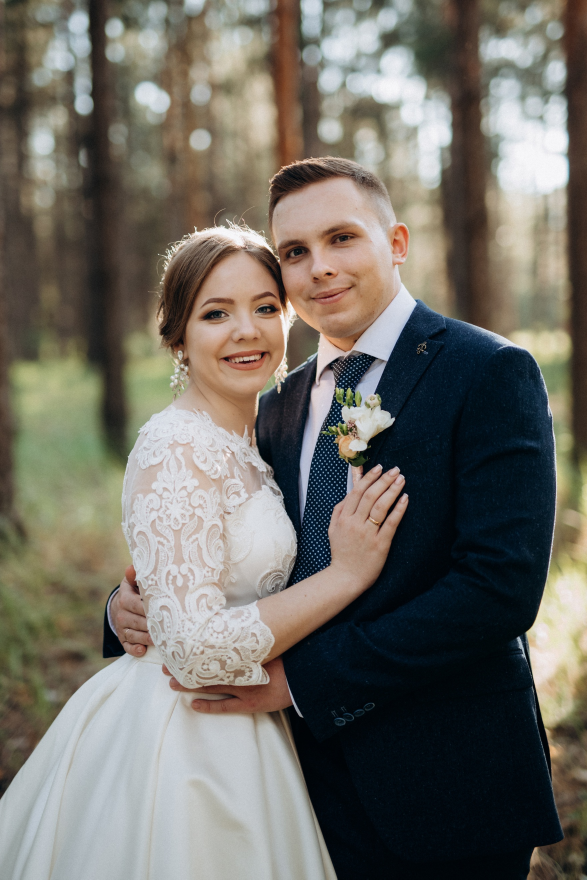
#> input picture backend/assets/print-art/azure-photo.jpg, 1761 x 2638 px (shown at 1/3 size)
$ python wide-mirror-strip.py ../backend/assets/print-art/azure-photo.jpg ../backend/assets/print-art/arch-supplied.jpg 5
#> lines starting #> are read from the running program, lines starting #| are printed output that depends on the picture
"""[зеркало | оригинал] — плитка, которая повторяется по горизонтали без шва.
Использование: wide-mirror-strip.py вход выход [качество]"""
import os, sys
sys.path.append(os.environ.get('PIL_PATH', ''))  # Pillow может стоять в пользовательском site-packages
from PIL import Image, ImageOps
src, dst = sys.argv[1], sys.argv[2]
q = int(sys.argv[3]) if len(sys.argv) > 3 else 82
im = Image.open(src)
#> im is the input picture: PIL image 1761x2638 RGB; mean R, G, B 112.9, 109.8, 101.7
mode = 'RGBA' if im.mode in ('RGBA', 'LA', 'P') and dst.endswith('.webp') else 'RGB'
#> mode = 'RGB'
im = im.convert(mode)
w, h = im.size
#> w = 1761; h = 2638
out = Image.new(mode, (w * 2, h))
#> out: PIL image 3522x2638 RGB; every value is 0
out.paste(ImageOps.mirror(im), (0, 0))
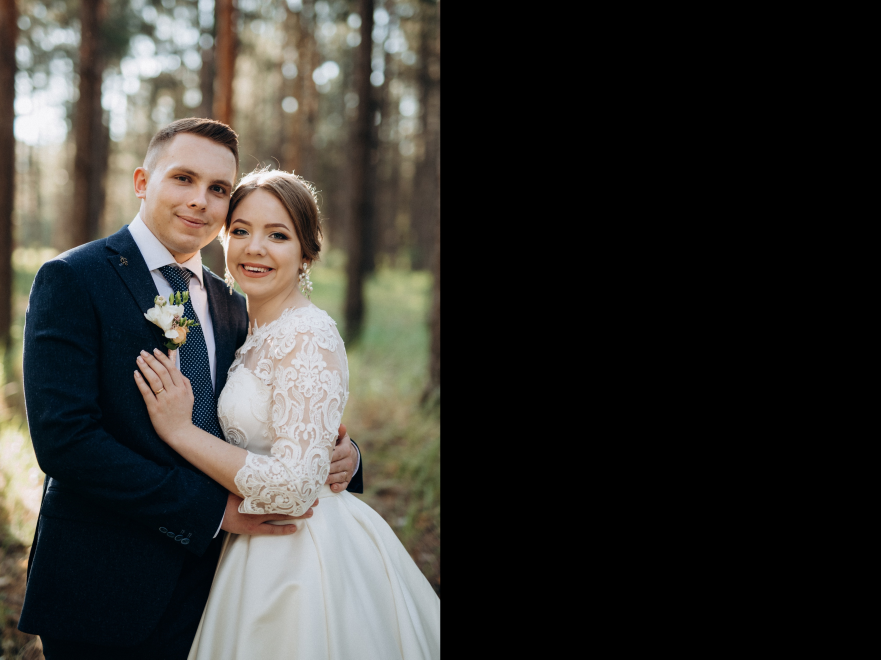
#> out: PIL image 3522x2638 RGB (shown at 1/4 size); mean R, G, B 56.5, 54.9, 50.8
out.paste(im, (w, 0))
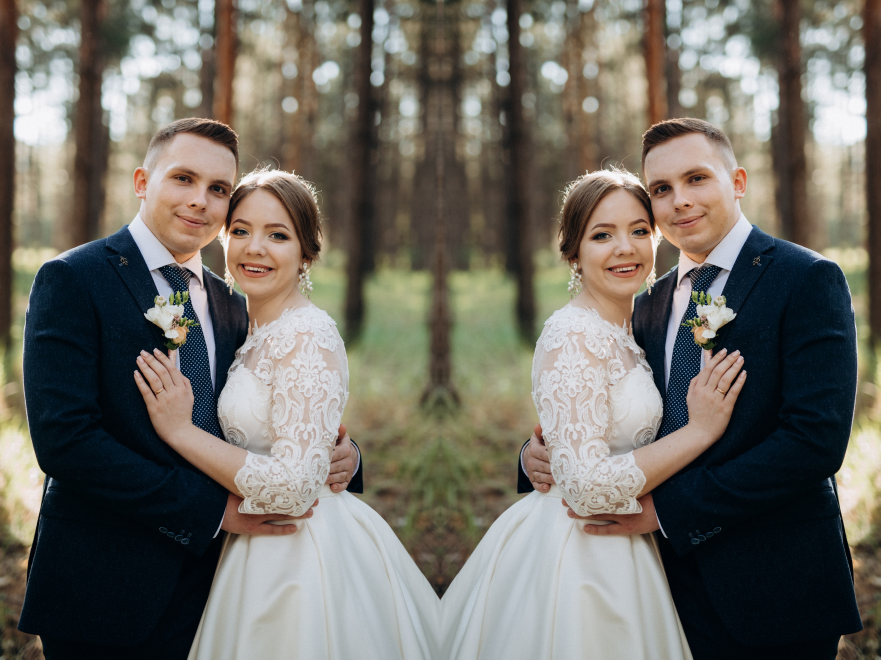
#> out: PIL image 3522x2638 RGB (shown at 1/4 size); mean R, G, B 112.9, 109.8, 101.7
if dst.endswith('.webp'):
    out.save(dst, 'WEBP', quality=q, method=6)
else:
    out.save(dst, 'JPEG', quality=q, optimize=True, progressive=True)
import os
print(dst, out.size, os.path.getsize(dst) // 1024, 'KB (source', os.path.getsize(src) // 1024, 'KB)')
#| ../backend/assets/print-art/arch-supplied.jpg (3522, 2638) 91 KB (source 1137 KB)
